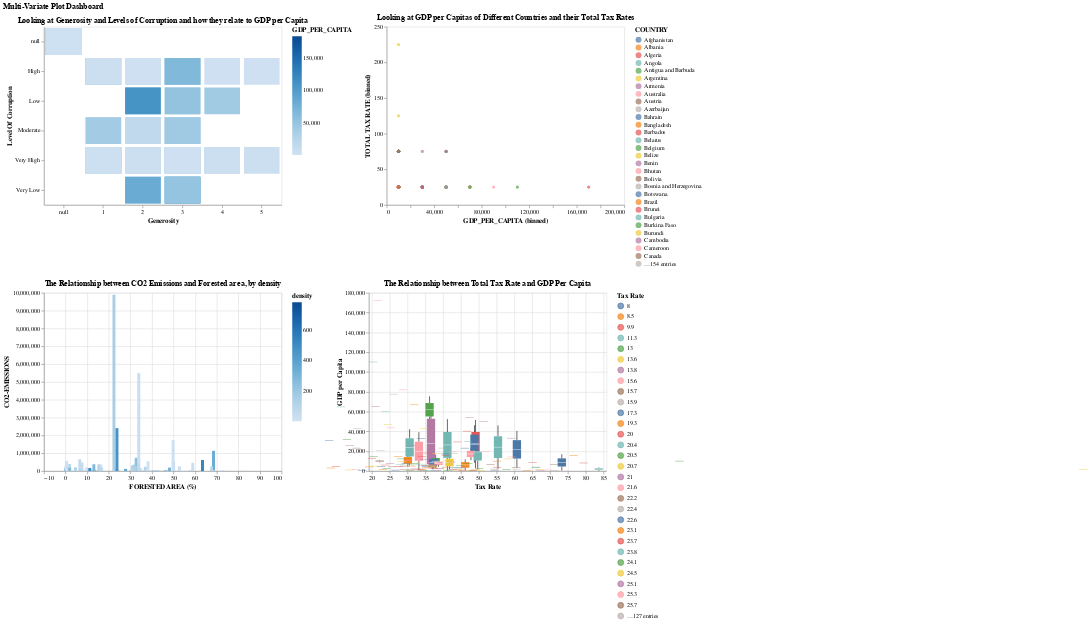

The notebook cell this image was saved under:
### Code cell
alt.vconcat(
    alt.hconcat(generosity_gdp.properties(width=400, height=300), 
                gdp_tax.properties(width=400, height=300)),
    alt.hconcat(
        forest_co2.properties(width=400, height=300) , # Set width and height as needed
        gdp_tax_box.properties(width=400, height=300)
    ),
    title='Multi-Variate Plot Dashboard'
).resolve_legend(
    color='independent'
).configure_axis(
    labelAngle=0
)

### Figure 1 — Vega-Lite specification as saved in the notebook (floating-point values rounded to 4 significant figures; data arrays with more than 128 entries replaced by an {"elided": "..."} marker saying what was removed)
{"config": {"view": {"continuousWidth": 300, "continuousHeight": 300}, "axis": {"labelAngle": 0}}, "vconcat": [{"hconcat": [{"mark": {"type": "bar"}, "encoding": {"color": {"field": "GDP_PER_CAPITA", "type": "quantitative"}, "x": {"field": "Generosity", "type": "ordinal"}, "y": {"field": "Level Of Corruption", "type": "ordinal"}}, "height": 300, "title": "Looking at Generosity and Levels of Corruption and how they relate to GDP per Capita", "width": 400}, {"mark": {"type": "circle"}, "encoding": {"color": {"field": "COUNTRY", "type": "nominal"}, "x": {"bin": {}, "field": "GDP_PER_CAPITA", "type": "quantitative"}, "y": {"bin": {}, "field": "TOTAL TAX RATE", "type": "quantitative"}}, "height": 300, "title": "Looking at GDP per Capitas of Different Countries and their Total Tax Rates", "width": 400}]}, {"hconcat": [{"mark": {"type": "bar"}, "encoding": {"color": {"field": "density", "type": "quantitative"}, "x": {"field": "FORESTED AREA (%)", "type": "quantitative"}, "y": {"field": "CO2-EMISSIONS", "type": "quantitative"}}, "height": 300, "title": "The Relationship between CO2 Emissions and Forested area, by density", "width": 400}, {"mark": {"type": "boxplot"}, "encoding": {"color": {"field": "TOTAL TAX RATE", "legend": {"title": "Tax Rate"}, "type": "nominal"}, "tooltip": [{"field": "TOTAL TAX RATE", "type": "nominal"}, {"field": "GDPpercapita", "type": "quantitative"}], "x": {"field": "TOTAL TAX RATE", "scale": {"domain": [20, 85]}, "title": "Tax Rate", "type": "quantitative"}, "y": {"field": "GDP_PER_CAPITA", "title": "GDP per Capita", "type": "quantitative"}}, "height": 300, "title": "The Relationship between Total Tax Rate and GDP Per Capita", "width": 400}]}], "data": {"name": "data-262f40a53c343d2d2614cd95f6703c32"}, "resolve": {"legend": {"color": "independent"}}, "title": "Multi-Variate Plot Dashboard", "$schema": "https://vega.github.io/schema/vega-lite/v5.8.0.json", "datasets": {"data-262f40a53c343d2d2614cd95f6703c32": {"elided": "195 records"}}}
